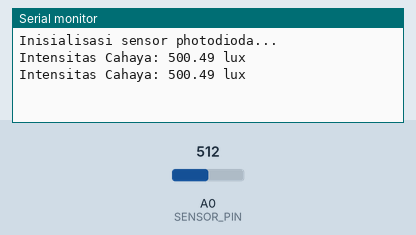
The sketch below on a simulated Arduino Uno, built with avr-gcc and run on an emulated ATmega328P. Shown: the last lines printed to the serial monitor. The inputs (shaded band) are chosen by the test bench; at power-on: A0 (SENSOR_PIN) = 512.

Above: at 1.8 s.
1.9 s: A0 (SENSOR_PIN) set to 716
At 2.8 s:
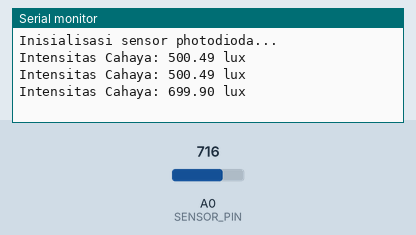
3.4 s: A0 (SENSOR_PIN) set to 900
At 4.4 s:
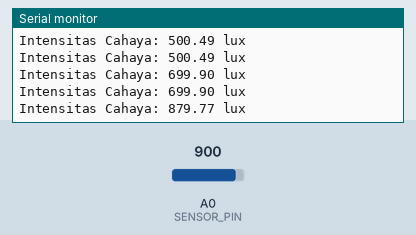
Timing chart, 0 to 6.4 s (numbered marks = the images above; inputs shaded):
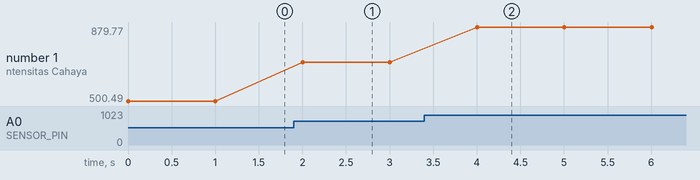

Measured:
- after the input at 1.9 s, the serial monitor: prints a new line after 0.10 s (image 1)
- after the input at 3.4 s, the serial monitor: prints a new line after 0.60 s (image 2)
- plotted number 1: 500.49 → 699.9 after the input at 1.9 s, 699.9 → 879.77 after the input at 3.4 s

The sketch:

project3.ino
```cpp
#define SENSOR_PIN A0

float lightIntensity;

void setup() {
    Serial.begin(115200);
    Serial.println("Inisialisasi sensor photodioda...");
}

void loop() {
    int rawValue = analogRead(SENSOR_PIN);
    lightIntensity = (rawValue / 1023.0) * 1000.0;

    Serial.print("Intensitas Cahaya: ");
    Serial.print(lightIntensity);
    Serial.println(" lux");

    delay(1000);
}
```
